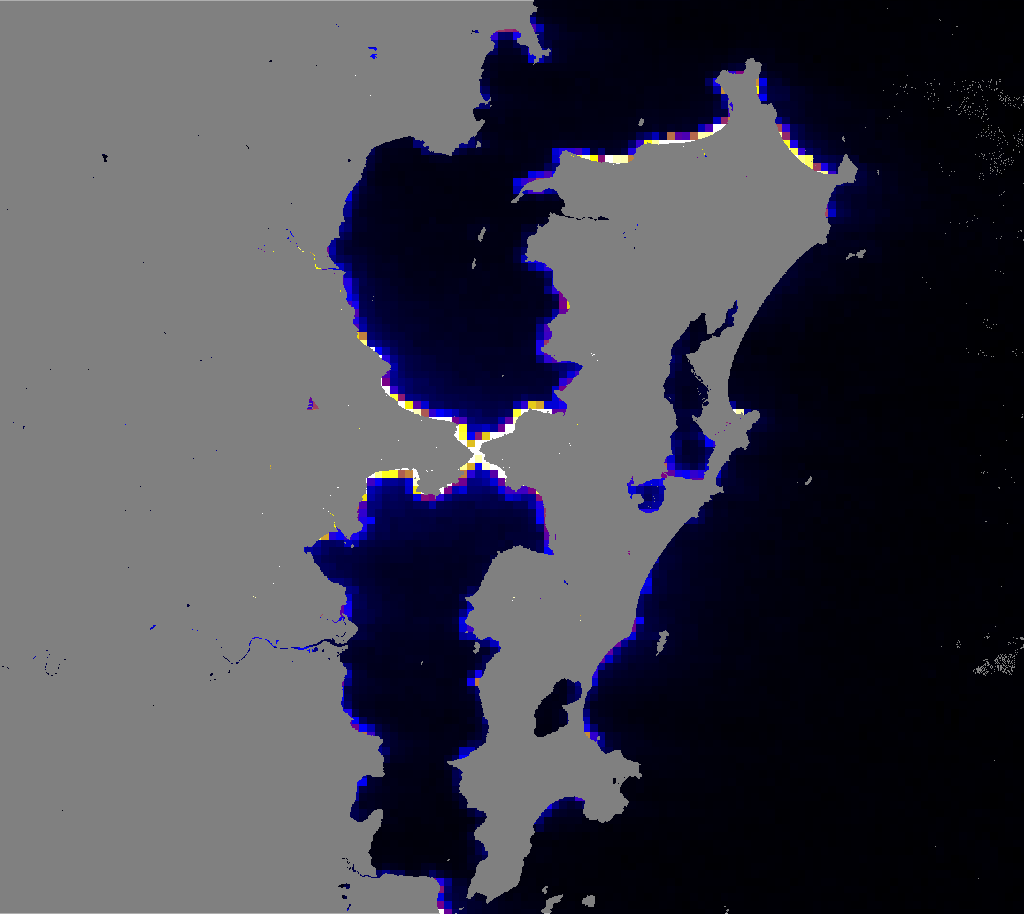
#> input picture Images/exposure-gradient/florianopolis-exposure-gradient.png, 1024 x 914 px
$ python generate_smooth_gradient.py
#> lines starting #> are read from the running program, lines starting #| are printed output that depends on the picture; after the words box and inside, x2 and y2 are one past the last pixel; in counts of white or black regions, pixels touching at a corner belong together
import os
from pathlib import Path
import tempfile

from PIL import Image, ImageColor, ImageDraw, ImageFilter, ImageFont


PASTA_ENTRADA = Path("Images/exposure-gradient")
PASTA_SAIDA = Path("Images/smooth-gradient")
PASTA_COMPARACOES = Path("Images/comparisons")

MAPAS = [
    ("Florianopolis", "florianopolis-exposure-gradient.png", "florianopolis-smooth-gradient.png"),
    ("Balneario Camboriu", "balneario-camboriu-exposure-gradient.png", "balneario-camboriu-smooth-gradient.png"),
    ("Itajai", "itajai-exposure-gradient.png", "itajai-smooth-gradient.png"),
]

PALETA_GRADIENTE = [
    "#000000",
    "#0000ff",
    "#800080",
    "#ffff00",
    "#ffffff",
]

COR_TERRA = (128, 128, 128)
TOLERANCIA_TERRA = 5
FUNDO = "#ffffff"
TEXTO = "#111111"
ALTURA_MAPA_COMPARACAO = 700
MARGEM = 20
ALTURA_TITULO = 44
ALTURA_LEGENDA = 92


def carregar_fonte(tamanho, negrito=False):
    candidatos = [
        "C:/Windows/Fonts/arialbd.ttf" if negrito else "C:/Windows/Fonts/arial.ttf",
        "C:/Windows/Fonts/calibrib.ttf" if negrito else "C:/Windows/Fonts/calibri.ttf",
        "/usr/share/fonts/truetype/dejavu/DejaVuSans-Bold.ttf"
        if negrito
        else "/usr/share/fonts/truetype/dejavu/DejaVuSans.ttf",
    ]
    for caminho in candidatos:
        if os.path.exists(caminho):
            return ImageFont.truetype(caminho, tamanho)
    return ImageFont.load_default()


def texto_centralizado(draw, caixa, texto, fonte, cor=TEXTO):
    x0, y0, x1, y1 = caixa
    bbox = draw.textbbox((0, 0), texto, font=fonte)
    larg = bbox[2] - bbox[0]
    alt = bbox[3] - bbox[1]
    draw.text(((x0 + x1 - larg) / 2, (y0 + y1 - alt) / 2), texto, font=fonte, fill=cor)


def mascara_terra(imagem):
    pixels = imagem.load()
    mask = Image.new("L", imagem.size, 0)
    mask_px = mask.load()
    for y in range(imagem.height):
        for x in range(imagem.width):
            r, g, b = pixels[x, y][:3]
            if (
                abs(r - COR_TERRA[0]) <= TOLERANCIA_TERRA
                and abs(g - COR_TERRA[1]) <= TOLERANCIA_TERRA
                and abs(b - COR_TERRA[2]) <= TOLERANCIA_TERRA
            ):
                mask_px[x, y] = 255
    return mask


def suavizar_degrade(caminho):
    original = Image.open(caminho).convert("RGB")
    terra = mascara_terra(original)
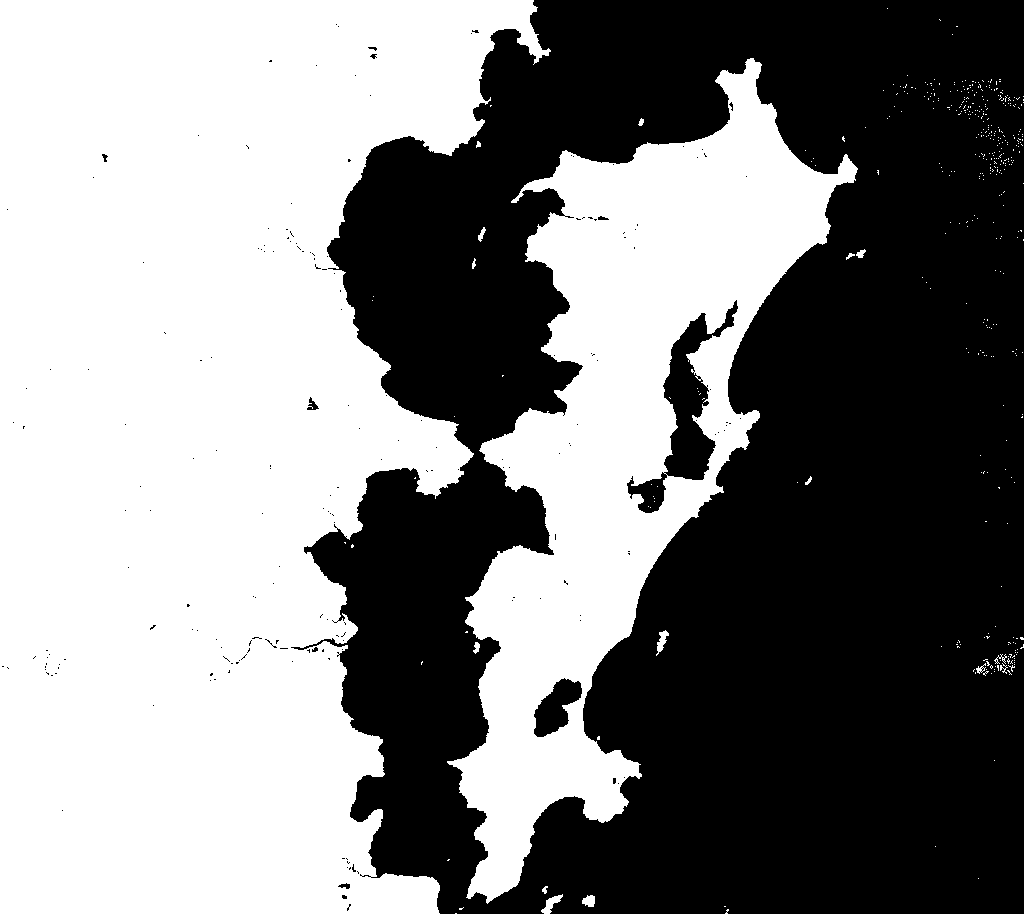
#> terra: PIL image 1024x914 L; 51.2% white; 194 black regions (184 under 20 px), largest, box (x1, y1, x2, y2) and area: (291, 0, 1024, 914) 447968, (627, 300, 738, 513) 6108, (534, 678, 582, 737) 1582

    # Wide blur to reduce the visible satellite-cell blocks in illuminated water areas.
    blur_1 = original.filter(ImageFilter.GaussianBlur(radius=4.2))
    blur_2 = blur_1.filter(ImageFilter.GaussianBlur(radius=1.4))
    suavizado = Image.blend(original, blur_2, 0.88)

    resultado = Image.composite(original, suavizado, terra)
    return resultado


def interpolar_cor(cor_a, cor_b, fator):
    return tuple(round(a + (b - a) * fator) for a, b in zip(cor_a, cor_b))


def cor_no_gradiente(paleta, fator):
    fator = max(0, min(1, fator))
    pos = fator * (len(paleta) - 1)
    idx = int(pos)
    if idx >= len(paleta) - 1:
        return paleta[-1]
    return interpolar_cor(paleta[idx], paleta[idx + 1], pos - idx)


def desenhar_legenda(draw, largura, topo, fonte):
    paleta = [ImageColor.getrgb(cor) for cor in PALETA_GRADIENTE]
    barra_largura = min(900, largura - 2 * MARGEM)
    barra_altura = 24
    x0 = (largura - barra_largura) / 2
    y0 = topo + 34

    titulo = "Radiancia VIIRS sobre agua - degrade suave (baixa -> alta)"
    texto_centralizado(draw, (0, topo + 2, largura, topo + 30), titulo, fonte)

    for x in range(barra_largura):
        fator = x / max(1, barra_largura - 1)
        cor = cor_no_gradiente(paleta, fator)
        draw.line([(x0 + x, y0), (x0 + x, y0 + barra_altura)], fill=cor)

    draw.rectangle([x0, y0, x0 + barra_largura, y0 + barra_altura], outline="#777777")

    for rotulo, fator in [("baixa", 0), ("media", 0.5), ("alta", 1)]:
        x = x0 + barra_largura * fator
        draw.line([(x, y0 + barra_altura), (x, y0 + barra_altura + 7)], fill="#555555")
        bbox = draw.textbbox((0, 0), rotulo, font=fonte)
        larg = bbox[2] - bbox[0]
        draw.text((x - larg / 2, y0 + barra_altura + 10), rotulo, font=fonte, fill=TEXTO)


def montar_individual(titulo, mapa):
#> called with titulo = 'Florianopolis'
    fonte_titulo = carregar_fonte(30, negrito=True)
    fonte_legenda = carregar_fonte(18, negrito=True)

    largura = mapa.width
    altura = ALTURA_TITULO + mapa.height + ALTURA_LEGENDA + MARGEM
    painel = Image.new("RGB", (largura, altura), FUNDO)
#> painel: PIL image 1024x1070 RGB; every value is 255
    draw = ImageDraw.Draw(painel)
    texto_centralizado(draw, (0, 0, largura, ALTURA_TITULO), titulo, fonte_titulo)
    painel.paste(mapa, (0, ALTURA_TITULO))
    desenhar_legenda(draw, largura, ALTURA_TITULO + mapa.height, fonte_legenda)
    return painel


def preparar_mapa_comparacao(mapa, titulo, fonte_titulo):
    largura = round(mapa.width * ALTURA_MAPA_COMPARACAO / mapa.height)
    redimensionado = mapa.resize((largura, ALTURA_MAPA_COMPARACAO), Image.Resampling.LANCZOS)

    painel = Image.new("RGB", (largura, ALTURA_TITULO + ALTURA_MAPA_COMPARACAO), FUNDO)
    draw = ImageDraw.Draw(painel)
    texto_centralizado(draw, (0, 0, largura, ALTURA_TITULO), titulo, fonte_titulo)
    painel.paste(redimensionado, (0, ALTURA_TITULO))
    return painel


def montar_comparacao(mapas):
    fonte_titulo = carregar_fonte(28, negrito=True)
    fonte_legenda = carregar_fonte(22, negrito=True)

    paineis = [preparar_mapa_comparacao(mapa, titulo, fonte_titulo) for titulo, mapa in mapas]
    altura_paineis = max(p.height for p in paineis)
    largura_total = sum(p.width for p in paineis) + MARGEM * (len(paineis) + 1)
    altura_total = MARGEM + altura_paineis + ALTURA_LEGENDA + MARGEM

    canvas = Image.new("RGB", (largura_total, altura_total), FUNDO)
    x = MARGEM
    for painel in paineis:
        canvas.paste(painel, (x, MARGEM))
        x += painel.width + MARGEM

    draw = ImageDraw.Draw(canvas)
    desenhar_legenda(draw, largura_total, MARGEM + altura_paineis, fonte_legenda)
    return canvas


def salvar_imagem(imagem, caminho):
    caminho = Path(caminho)
    caminho.parent.mkdir(parents=True, exist_ok=True)
    with tempfile.NamedTemporaryFile(
        suffix=caminho.suffix,
        dir=caminho.parent,
        delete=False,
    ) as temp_file:
        temp_path = Path(temp_file.name)
    try:
        imagem.save(temp_path)
        temp_path.replace(caminho)
    finally:
        if temp_path.exists():
            temp_path.unlink()


def gerar():
    PASTA_SAIDA.mkdir(exist_ok=True)
    PASTA_COMPARACOES.mkdir(exist_ok=True)

    mapas_suavizados = []
    for titulo, entrada, saida in MAPAS:
        caminho_entrada = PASTA_ENTRADA / entrada
        if not caminho_entrada.exists():
            raise FileNotFoundError(f"Map not found: {caminho_entrada}")

        mapa = suavizar_degrade(caminho_entrada)
        painel = montar_individual(titulo, mapa)
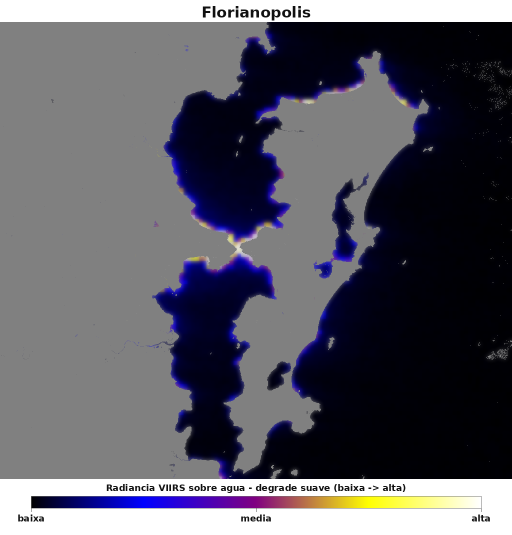
#> painel: PIL image 1024x1070 RGB (shown at 1/2 size); mean R, G, B 91.3, 90.3, 99.9
        caminho_saida = PASTA_SAIDA / saida
        salvar_imagem(painel, caminho_saida)
        mapas_suavizados.append((titulo, mapa))
        print(f"Saved individual image: {caminho_saida}")
#> pass 2 of the loop in gerar, `for titulo, entrada, saida in MAPAS:`:
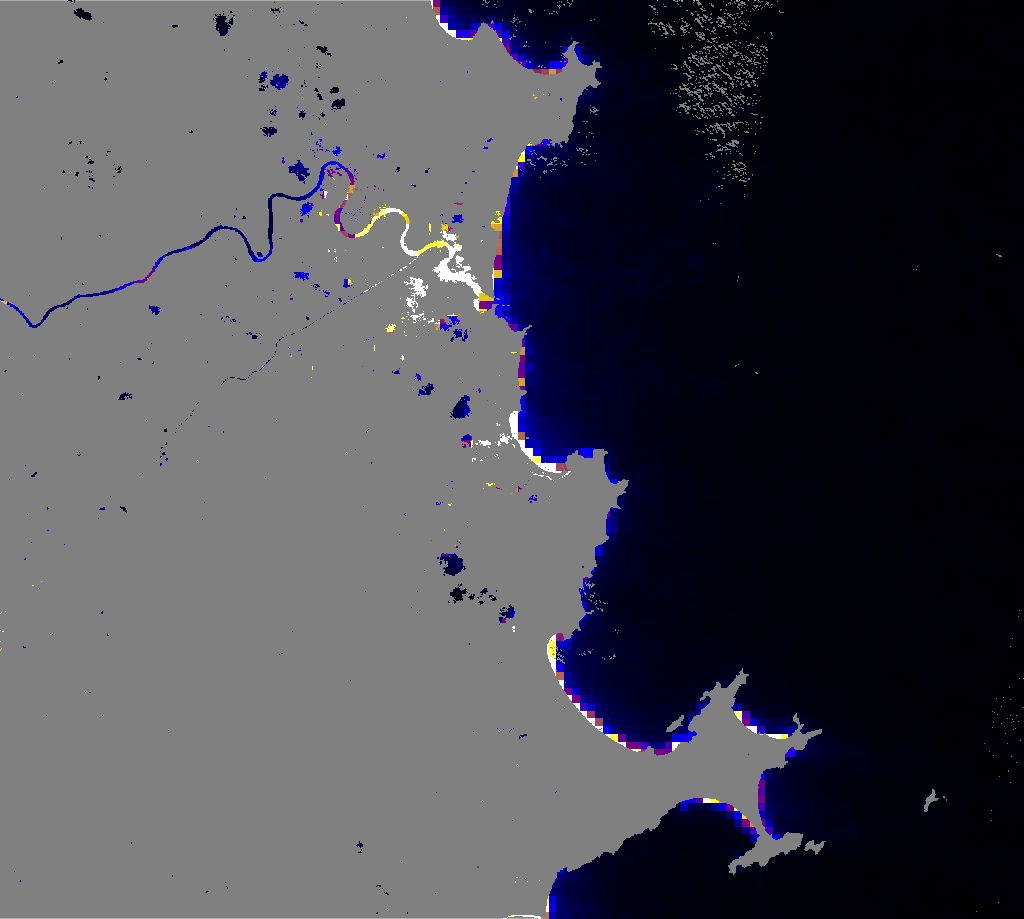
#> input picture Images/exposure-gradient/balneario-camboriu-exposure-gradient.png, 1024 x 919 px
#> original: PIL image 1024x919 RGB
#> in suavizar_degrade (call 2), `terra = mascara_terra(original)`:
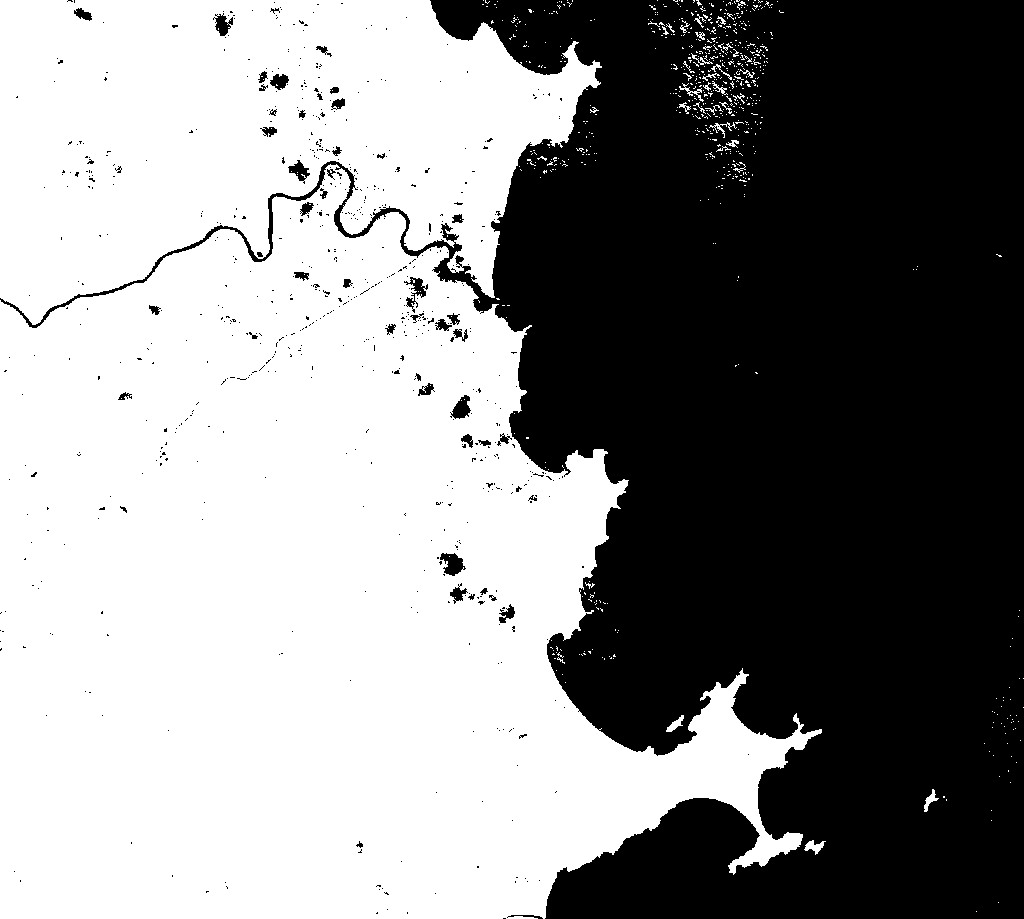
#> terra: PIL image 1024x919 L; 55% white; 675 black regions (625 under 20 px), largest, box (x1, y1, x2, y2) and area: (0, 0, 1024, 919) 418061, (440, 553, 466, 576) 356, (404, 277, 428, 313) 291
#> blur_1: PIL image 1024x919 RGB
#> blur_2: PIL image 1024x919 RGB
#> suavizado: PIL image 1024x919 RGB
#> resultado: PIL image 1024x919 RGB
#> in gerar, `painel = montar_individual(titulo, mapa)`:
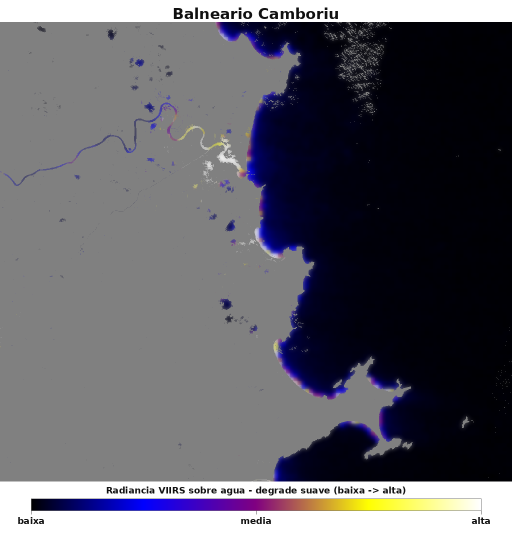
#> painel: PIL image 1024x1075 RGB (shown at 1/2 size); mean R, G, B 95.2, 94.3, 101.9

    comparacao = montar_comparacao(mapas_suavizados)
#> call 3 of preparar_mapa_comparacao, with titulo = 'Itajai'
#> in preparar_mapa_comparacao (call 3), `redimensionado = mapa.resize((largura, ALTURA_MAPA_COMPARACAO), Image...`:
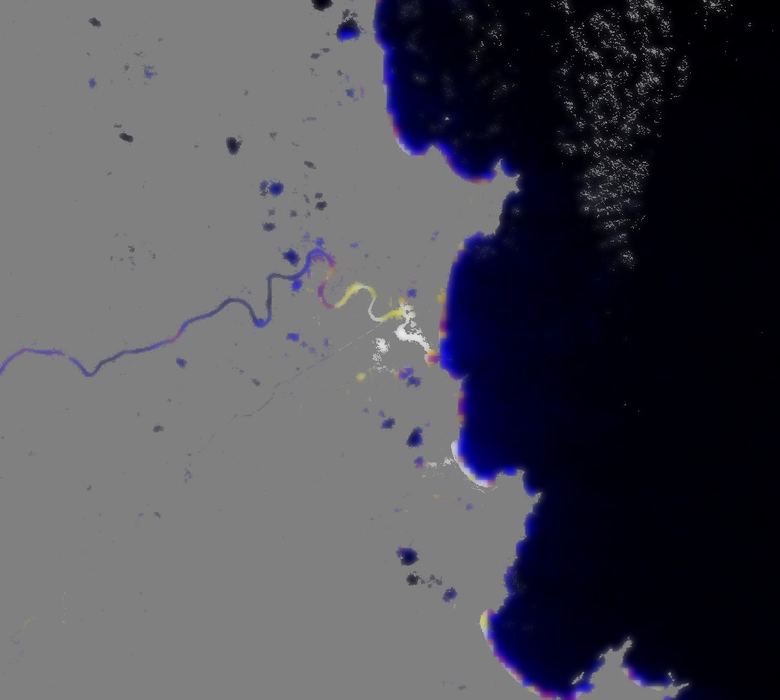
#> redimensionado: PIL image 780x700 RGB; mean R, G, B 77.9, 77.6, 85.6
#> in preparar_mapa_comparacao (call 3), `painel.paste(redimensionado, (0, ALTURA_TITULO))`:
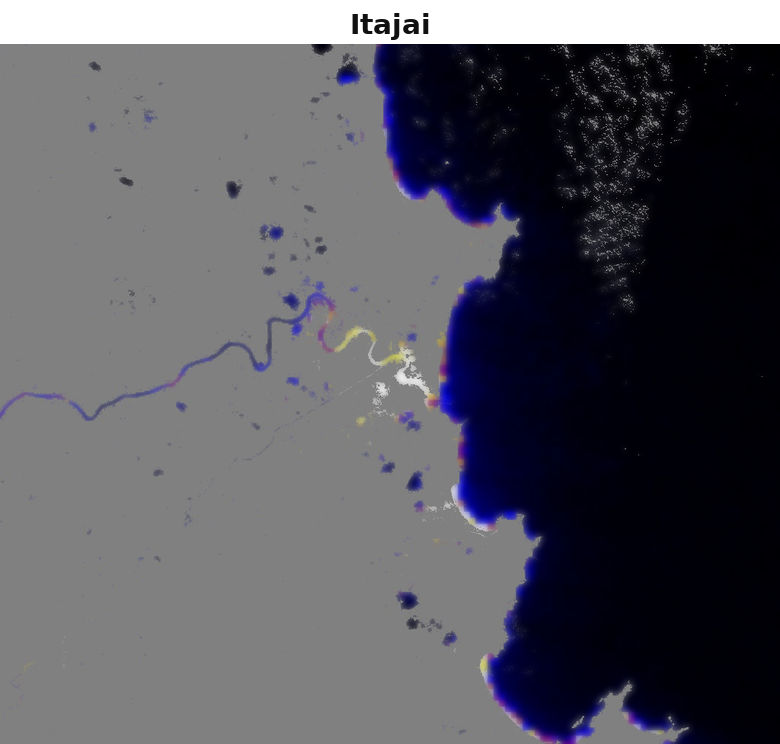
#> painel: PIL image 780x744 RGB; mean R, G, B 88.1, 87.7, 95.3
#> the loop in montar_comparacao, `for painel in paineis:` made 3 passes
#> after the loop in montar_comparacao, `for painel in paineis:`:
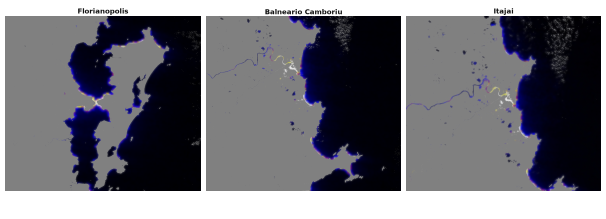
#> canvas: PIL image 2424x876 RGB (shown at 1/4 size); mean R, G, B 113.7, 113.5, 120.3
    caminho_comparacao = PASTA_COMPARACOES / "comparison-cities-smooth-gradient.png"
    salvar_imagem(comparacao, caminho_comparacao)
    print(f"Saved comparison image: {caminho_comparacao}")


if __name__ == "__main__":
    gerar()
